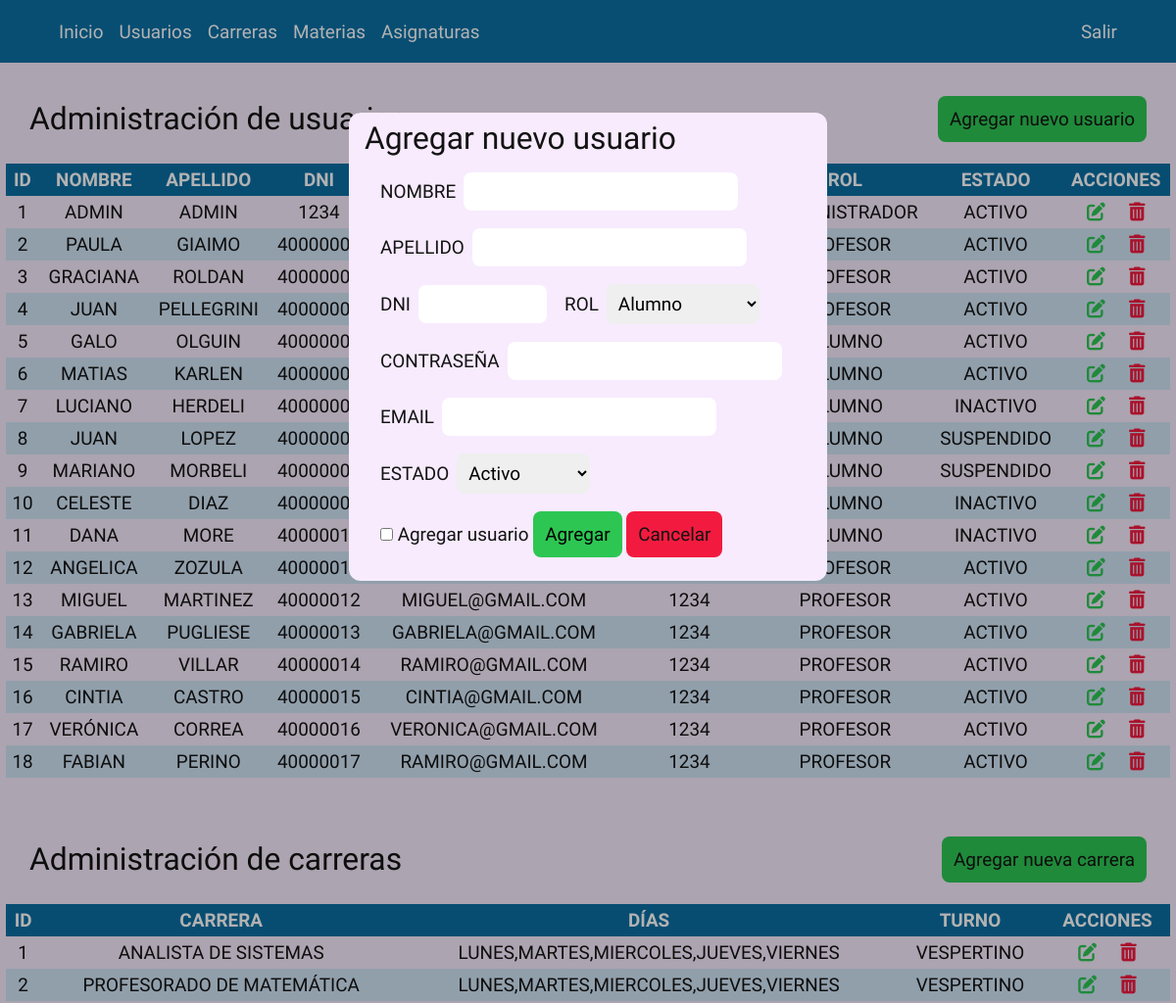
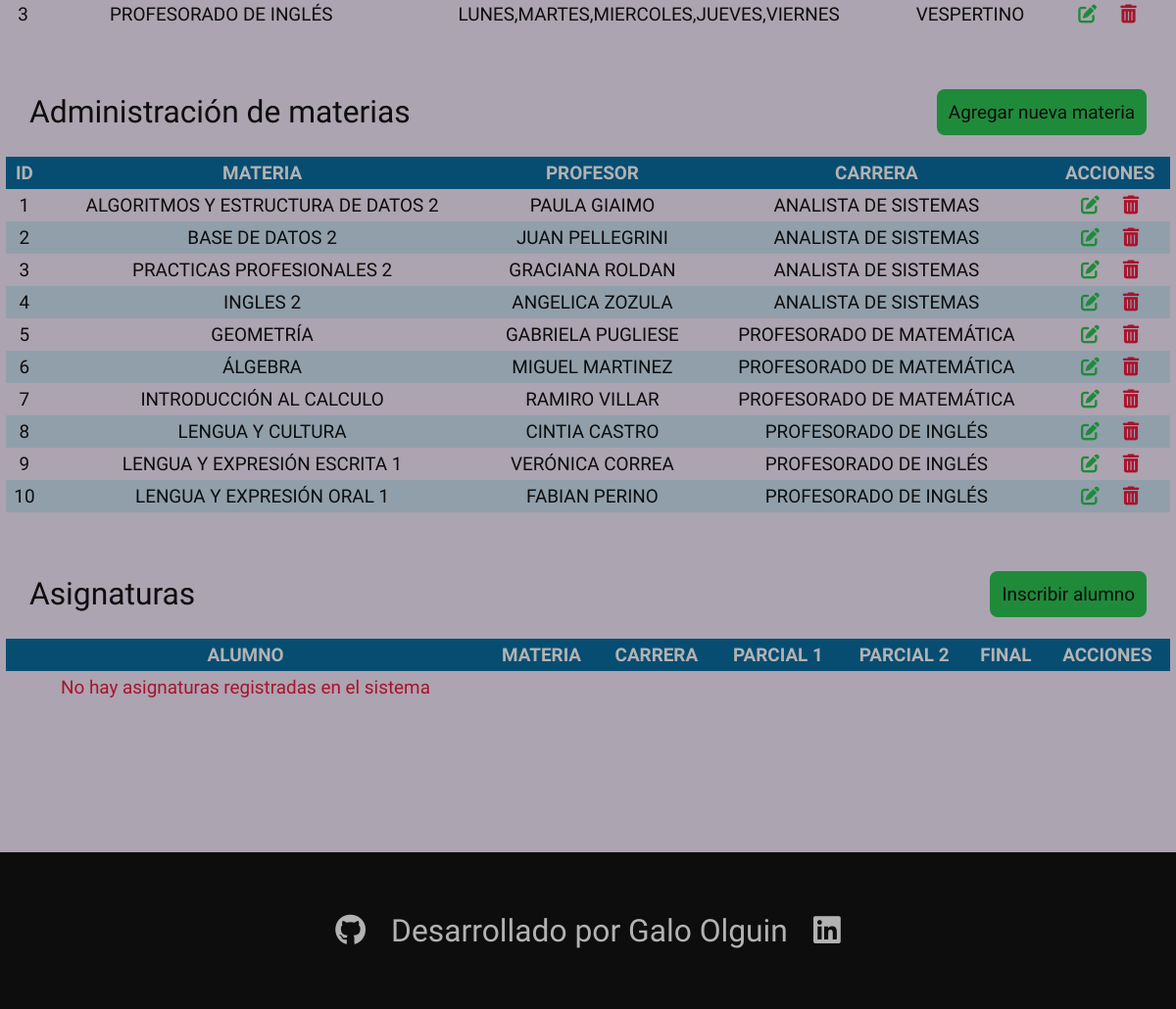
The page /panel.php?pan=1&acc=3 (signed in) on the database its author committed (2 pictures, top to bottom).
### tables this page shows
create table usuarios(
    id int auto_increment,
    nombre varchar(30),
    apellido varchar(30),
    rol int,
    contraseña varchar(30),
    email varchar(30),
    dni int(8),
    foreign key (rol) references roles(id),
    primary key (id,rol)
);

create table roles(
    id int auto_increment,
    nombre varchar (30),
    primary key (id)
);

create table estados(
	id int auto_increment,
    nombreEstado varchar(30),
    primary key (id)
);

create table carreras(
	id int auto_increment,
    nombreCarrera varchar(70),
	diasCursada varchar(70),
    turno varchar(30),
    primary key (id)
);

create table materias(
    id int auto_increment,
    materia varchar (60),
    profesor int,
    carrera int,
    foreign key (carrera) references carreras(id),
    foreign key (profesor) references usuarios(id),
    primary key (id,carrera)
);

### clases.php (the view, shortened to what this page needs)
<?php
function condb (){
        $serv="localhost";
        $usr="root";
        $pss="";
        $bd="alumni";
        $c=mysqli_connect($serv, $usr, $pss, $bd);
        return $c;
}
class Usuario {
    public static function listarUsuarios(){
        $con = condb();
        $data = mysqli_query($con,"select usuarios.id, usuarios.nombre, usuarios.apellido, roles.nombreRol, usuarios.contraseña, usuarios.email, usuarios.dni, estados.nombreEstado from usuarios inner join roles on usuarios.rol = roles.id inner join estados on usuarios.idEstado = estados.id order by id;");
        while ($info = mysqli_fetch_assoc($data)){ ?>
            <tr>
                <td><?php echo $info['id']; ?></td>
                <td><?php echo $info['nombre']; ?></td>
                <td><?php echo $info['apellido']; ?></td>
                <td><?php echo $info['dni']; ?></td>
                <td><?php echo $info['email']; ?></td>
                <td><?php echo $info['contraseña']; ?></td>
                <td><?php echo $info['nombreRol']; ?></td>
                <td><?php echo $info['nombreEstado']; ?></td>
                <td>
                    <p class="acciones">
                        <a class="modificar" href="panel.php?pan=1 & acc=1 & id=<?php echo $info['id']; ?>">
                            <i class="fa-solid fa-pen-to-square"></i>
                        </a>
                        <a class="eliminar" href="panel.php?pan=1 & acc=2 & id=<?php echo $info['id']; ?>">
                            <i class="fa-solid fa-trash-can"></i>
                        </a>
                    </p>
                </td>
            </tr>
<?php   }
    }
        ?>
    <?php }
}
class Materia{
    public static function listarMaterias(){
        $con = condb();
        $data = mysqli_query($con,"select materias.id, materias.materia, usuarios.nombre, usuarios.apellido, carreras.nombreCarrera from (( materias inner join usuarios on materias.profesor = usuarios.id ) inner join carreras on materias.carrera = carreras.id);");
        if(mysqli_affected_rows($con) == 0){
            echo "<tr><td><b class='bold red'>No hay materias registradas en el sistema</b></td></tr>";
        }else{
            while ($info = mysqli_fetch_assoc($data)){ ?>
                <tr>
                    <td><?php echo $info['id']; ?></td>
                    <td><?php echo $info['materia']; ?></td>
                    <td><?php echo $info['nombre'] ." " .$info['apellido']; ?></td>
                    <td><?php echo $info['nombreCarrera']; ?></td>
                    <td>
                        <p class="acciones">
                            <a class="modificar" href="panel.php?pan=1 & acc=5 & id=<?php echo $info['id']; ?>">
                                <i class="fa-solid fa-pen-to-square"></i>
                            </a>
                            <a class="eliminar" href="panel.php?pan=1 & acc=6 & id=<?php echo $info['id']; ?>">
                                <i class="fa-solid fa-trash-can"></i>
                            </a>
                        </p>
                    </td>
                </tr>
            <?php   }
        }
    }
}
class Carrera{
    public static function listarCarreras(){
        $con = condb();
        $data = mysqli_query($con,"select * from carreras;");
        if(mysqli_affected_rows($con) == 0){
            echo "<tr><td><b class='bold red'>No hay carreras registradas en el sistema</b></tr></td>";
        }else{
            while ($info = mysqli_fetch_assoc($data)){ ?>
                <tr>
                    <td><?php echo $info['id']; ?></td>
                    <td><?php echo $info['nombreCarrera']; ?></td>
                    <td><?php echo $info['diasCursada']; ?></td>
                    <td><?php echo $info['turno']; ?></td>
                    <td>
                        <p class="acciones">
                            <a class="modificar" href="panel.php?pan=1 & acc=8 & id=<?php echo $info['id']; ?>">
                                <i class="fa-solid fa-pen-to-square"></i>
                            </a>
                            <a class="eliminar" href="panel.php?pan=1 & acc=9 & id=<?php echo $info['id']; ?>">
                                <i class="fa-solid fa-trash-can"></i>
                            </a>
                        </p>
                    </td>
                </tr>
            <?php   }
        }
    }
}
class Notas{
    public static function listarNotas(){
        $con = condb();
        if(mysqli_affected_rows($con) == 0){
            echo "<tr><td><b class='bold red'>No hay asignaturas registradas en el sistema</b></tr></td>";
        }
    }
                $nombre = $info['nombre'] ." " .$info['apellido'];?>
            <?php   }
}
?>

### css/style.css (style rules this page uses)
* { margin: 0; padding: 0; border: 0; font-size: 100%; font: inherit; vertical-align: baseline; }
:root { --color-blanco: #ffffff; --color-celeste100: #f7ebfd; --color-celeste200: #00a9e2; --color-celeste300 : #0B6FA4; --color-celeste400: #2c4268; --color-naranja300: #f06c00; --color-rojo200: #f21b3f; --color-verde100: #6ede8a; --color-verde200: #2dc653; --color-verde700: #026969; --color-gris200: #9b9c9b; --color-negro: #131313; --font-T300: 300 clamp(1rem, 0.2958rem + 2.2535vw, 3rem) 'Prompt', sans-serif; --font-T500: 500 clamp(1rem, 0.2958rem + 2.2535vw, 3rem) 'Prompt', sans-serif; --font-T700: 700 clamp(1rem, 0.2958rem + 2.2535vw, 3rem) 'Prompt', sans-serif; --font-TI300: italic 300 clamp(1rem, 0.2958rem + 2.2535vw, 3rem) 'Prompt', sans-serif; --font-P300: 300 clamp(0.75rem, 0.4419rem + 0.9859vw, 1.625rem) 'Prompt', sans-serif; --font-P500: 500 clamp(0.75rem, 0.4419rem + 0.9859vw, 1.625rem) 'Prompt', sans-serif; --font-P700: 700 clamp(0.75rem, 0.4419rem + 0.9859vw, 1.625rem) 'Prompt', sans-serif; --font-PI300: italic 300 clamp(0.75rem, 0.4419rem + 0.9859vw, 1.625rem) 'Prompt', sans-serif; }
body { font: var(--font-P300); color: var(--color-negro); }
.modificar { color: var(--color-verde200); }
.eliminar { color: var(--color-rojo200); }
.red { color: var(--color-rojo200); }
.bold { font-weight: 500; }

### css/panel.css (style rules this page uses)
table.lista td, table.lista th { padding: 5px 5px; }
table.lista tbody td { font: var(--font-P300); }
table.lista tr:nth-child(even) { background: #D0E4F5; }
.acciones { display: flex; justify-content: center; gap: 24px; }

### rows shown on the page
usuarios: id "1", nombre "ADMIN", apellido "ADMIN", dni "1234", rol.nombreRol "ADMINISTRADOR", idEstado.nombreEstado "ACTIVO"
usuarios: id "2", nombre "PAULA", apellido "GIAIMO", dni "40000001", rol.nombreRol "PROFESOR", idEstado.nombreEstado "ACTIVO"
usuarios: id "3", nombre "GRACIANA", apellido "ROLDAN", dni "40000002", rol.nombreRol "PROFESOR", idEstado.nombreEstado "ACTIVO"
usuarios: id "4", nombre "JUAN", apellido "PELLEGRINI", dni "40000003", rol.nombreRol "PROFESOR", idEstado.nombreEstado "ACTIVO"
usuarios: id "5", nombre "GALO", apellido "OLGUIN", dni "40000004", rol.nombreRol "ALUMNO", idEstado.nombreEstado "ACTIVO"
usuarios: id "6", nombre "MATIAS", apellido "KARLEN", dni "40000005", rol.nombreRol "ALUMNO", idEstado.nombreEstado "ACTIVO"
usuarios: id "7", nombre "LUCIANO", apellido "HERDELI", dni "40000006", rol.nombreRol "ALUMNO", idEstado.nombreEstado "INACTIVO"
usuarios: id "8", nombre "JUAN", apellido "LOPEZ", dni "40000007", rol.nombreRol "ALUMNO", idEstado.nombreEstado "SUSPENDIDO"
usuarios: id "9", nombre "MARIANO", apellido "MORBELI", dni "40000008", rol.nombreRol "ALUMNO", idEstado.nombreEstado "SUSPENDIDO"
usuarios: id "10", nombre "CELESTE", apellido "DIAZ", dni "40000009", rol.nombreRol "ALUMNO", idEstado.nombreEstado "INACTIVO"
usuarios: id "11", nombre "DANA", apellido "MORE", dni "40000010", rol.nombreRol "ALUMNO", idEstado.nombreEstado "INACTIVO"
usuarios: id "12", nombre "ANGELICA", apellido "ZOZULA", dni "40000011", rol.nombreRol "PROFESOR", idEstado.nombreEstado "ACTIVO"
usuarios: id "13", nombre "MIGUEL", apellido "MARTINEZ", dni "40000012", email "MIGUEL@GMAIL.COM", contraseña "1234", rol.nombreRol "PROFESOR", idEstado.nombreEstado "ACTIVO"
usuarios: id "14", nombre "GABRIELA", apellido "PUGLIESE", dni "40000013", email "GABRIELA@GMAIL.COM", contraseña "1234", rol.nombreRol "PROFESOR", idEstado.nombreEstado "ACTIVO"
usuarios: id "15", nombre "RAMIRO", apellido "VILLAR", dni "40000014", email "RAMIRO@GMAIL.COM", contraseña "1234", rol.nombreRol "PROFESOR", idEstado.nombreEstado "ACTIVO"
usuarios: id "16", nombre "CINTIA", apellido "CASTRO", dni "40000015", email "CINTIA@GMAIL.COM", contraseña "1234", rol.nombreRol "PROFESOR", idEstado.nombreEstado "ACTIVO"
usuarios: id "17", nombre "VERÓNICA", apellido "CORREA", dni "40000016", email "VERONICA@GMAIL.COM", contraseña "1234", rol.nombreRol "PROFESOR", idEstado.nombreEstado "ACTIVO"
usuarios: id "18", nombre "FABIAN", apellido "PERINO", dni "40000017", email "RAMIRO@GMAIL.COM", contraseña "1234", rol.nombreRol "PROFESOR", idEstado.nombreEstado "ACTIVO"
carreras: id "1", nombreCarrera "ANALISTA DE SISTEMAS", diasCursada "LUNES,MARTES,MIERCOLES,JUEVES,VIERNES", turno "VESPERTINO"
carreras: id "2", nombreCarrera "PROFESORADO DE MATEMÁTICA", diasCursada "LUNES,MARTES,MIERCOLES,JUEVES,VIERNES", turno "VESPERTINO"
carreras: id "3", nombreCarrera "PROFESORADO DE INGLÉS", diasCursada "LUNES,MARTES,MIERCOLES,JUEVES,VIERNES", turno "VESPERTINO"
materias: id "1", materia "ALGORITMOS Y ESTRUCTURA DE DATOS 2", usuarios.nombre "PAULA", usuarios.apellido "GIAIMO", carrera.nombreCarrera "ANALISTA DE SISTEMAS"
materias: id "2", materia "BASE DE DATOS 2", usuarios.nombre "JUAN", usuarios.apellido "PELLEGRINI", carrera.nombreCarrera "ANALISTA DE SISTEMAS"
materias: id "3", materia "PRACTICAS PROFESIONALES 2", usuarios.nombre "GRACIANA", usuarios.apellido "ROLDAN", carrera.nombreCarrera "ANALISTA DE SISTEMAS"
materias: id "4", materia "INGLES 2", usuarios.nombre "ANGELICA", usuarios.apellido "ZOZULA", carrera.nombreCarrera "ANALISTA DE SISTEMAS"
materias: id "5", materia "GEOMETRÍA", usuarios.nombre "GABRIELA", usuarios.apellido "PUGLIESE", carrera.nombreCarrera "PROFESORADO DE MATEMÁTICA"
materias: id "6", materia "ÁLGEBRA", usuarios.nombre "MIGUEL", usuarios.apellido "MARTINEZ", carrera.nombreCarrera "PROFESORADO DE MATEMÁTICA"
materias: id "7", materia "INTRODUCCIÓN AL CALCULO", usuarios.nombre "RAMIRO", usuarios.apellido "VILLAR", carrera.nombreCarrera "PROFESORADO DE MATEMÁTICA"
materias: id "8", materia "LENGUA Y CULTURA", usuarios.nombre "CINTIA", usuarios.apellido "CASTRO", carrera.nombreCarrera "PROFESORADO DE INGLÉS"
materias: id "9", materia "LENGUA Y EXPRESIÓN ESCRITA 1", usuarios.nombre "VERÓNICA", usuarios.apellido "CORREA", carrera.nombreCarrera "PROFESORADO DE INGLÉS"
materias: id "10", materia "LENGUA Y EXPRESIÓN ORAL 1", usuarios.nombre "FABIAN", usuarios.apellido "PERINO", carrera.nombreCarrera "PROFESORADO DE INGLÉS"
